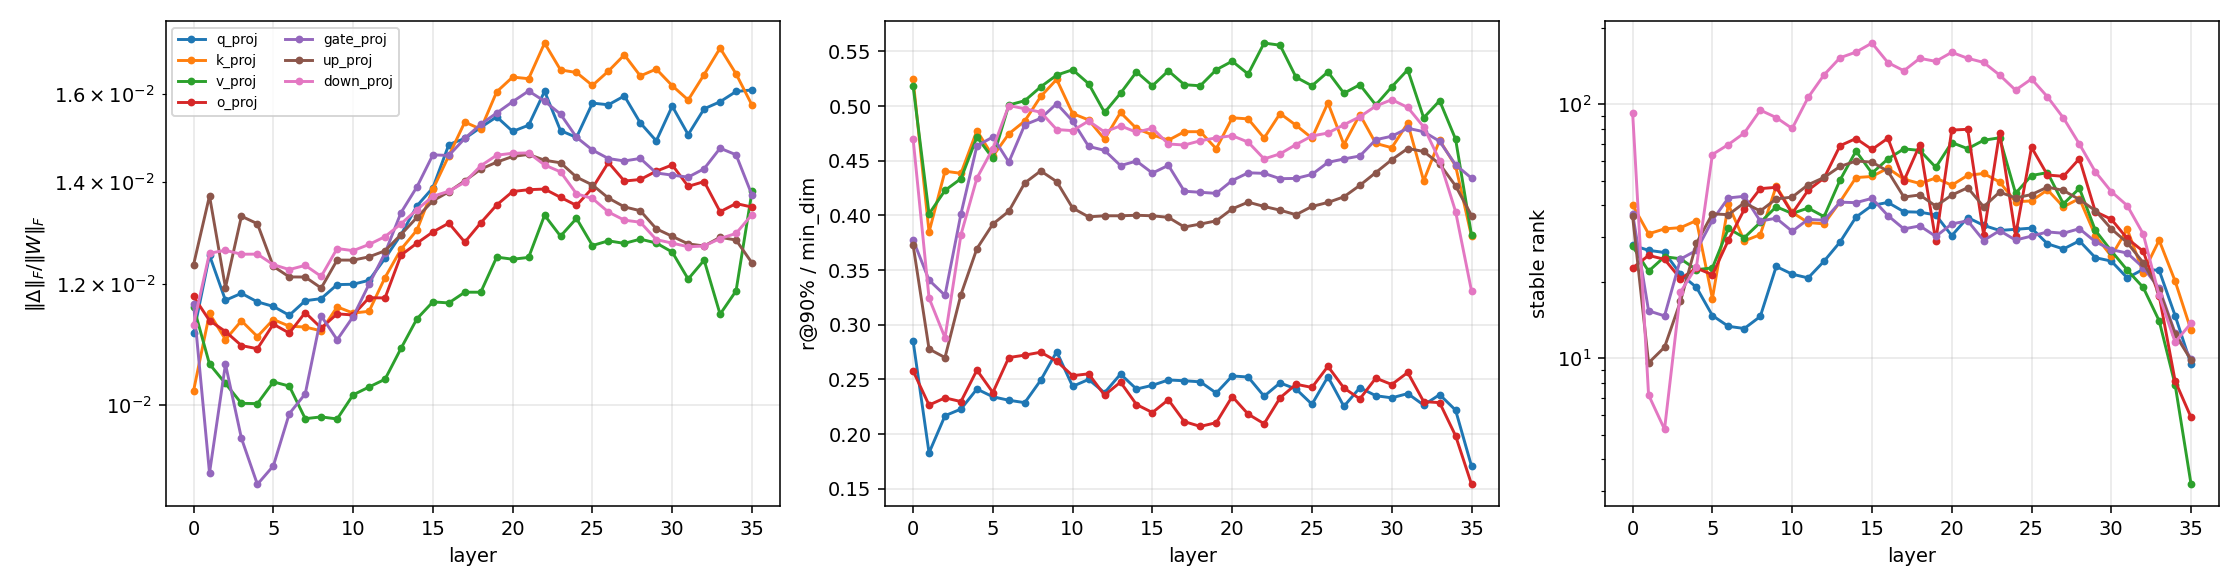

The script that saved this image:
#!/usr/bin/env python3
"""
Layer-wise weight-delta effective rank analysis.

    Delta = W_finetuned - W_base   (e.g. allenai/SERA-8B vs Qwen/Qwen3-8B)

Memory strategy (targets <= 16GB RAM):
  * safetensors mmap; exactly ONE tensor pair is materialized at a time.
  * svdvals() only -- no U/V unless --save-factors.
  * tall/wide matrices use streamed Gram accumulation:
        G = sum_blocks (dB^T dB)  ->  sigma = sqrt(eigvalsh(G))
    so embed_tokens / lm_head (151936x4096) never fully enter RAM.

Peak RSS is roughly:  2 * (block bytes) + min_dim^2 * 8   (~0.6 GB default)

Usage
-----
    pip install torch safetensors huggingface_hub numpy

    python delta_rank.py run \
        --base Qwen/Qwen3-8B \
        --ft   allenai/SERA-8B \
        --out  runs/sera8b

    python delta_rank.py report --out runs/sera8b

Disk: downloads both models (~16GB each) via the HF cache unless you pass
      --base-dir / --ft-dir pointing at already-downloaded snapshots.
"""

from __future__ import annotations

import argparse
import csv
import gc
import json
import os
import re
import sys
import time
from pathlib import Path

import numpy as np
import torch
from safetensors import safe_open

torch.set_grad_enabled(False)

LAYER_RE = re.compile(r"\.layers\.(\d+)\.")
ENERGIES = (0.5, 0.9, 0.95, 0.99)

CSV_FIELDS = [
    "name", "layer", "kind", "m", "n", "min_dim",
    "base_fro", "ft_fro", "delta_fro", "rel_fro",
    "spectral", "nuclear", "stable_rank", "erank_entropy",
    "r50", "r90", "r95", "r99", "numerical_rank",
    "sigma_max_ratio", "method", "sec",
]


# ------------------------------------------------------------------ IO ----

def resolve_model(repo_or_dir: str, revision: str | None = None) -> dict[str, str]:
    """Return {tensor_name -> local .safetensors path} without loading anything."""
    p = Path(repo_or_dir)
    if p.is_dir():
        idx = p / "model.safetensors.index.json"
        if idx.exists():
            wm = json.loads(idx.read_text())["weight_map"]
            return {k: str(p / v) for k, v in wm.items()}
        single = p / "model.safetensors"
        if single.exists():
            with safe_open(str(single), framework="pt") as f:
                return {k: str(single) for k in f.keys()}
        shards = sorted(p.glob("*.safetensors"))
        if not shards:
            raise FileNotFoundError(f"no safetensors in {p}")
        out = {}
        for s in shards:
            with safe_open(str(s), framework="pt") as f:
                for k in f.keys():
                    out[k] = str(s)
        return out

    from huggingface_hub import hf_hub_download
    from huggingface_hub.errors import EntryNotFoundError

    try:
        idx = hf_hub_download(repo_or_dir, "model.safetensors.index.json",
                              revision=revision)
        wm = json.loads(Path(idx).read_text())["weight_map"]
        shard_paths = {
            s: hf_hub_download(repo_or_dir, s, revision=revision)
            for s in sorted(set(wm.values()))
        }
        return {k: shard_paths[v] for k, v in wm.items()}
    except EntryNotFoundError:
        single = hf_hub_download(repo_or_dir, "model.safetensors", revision=revision)
        with safe_open(single, framework="pt") as f:
            return {k: single for k in f.keys()}


class Reader:
    """Lazy safetensors reader with cached (mmap-backed) file handles."""

    def __init__(self, name2path: dict[str, str]):
        self.name2path = name2path
        self._handles: dict[str, object] = {}

    def _h(self, name):
        path = self.name2path[name]
        h = self._handles.get(path)
        if h is None:
            h = safe_open(path, framework="pt")
            self._handles[path] = h
        return h

    def keys(self):
        return self.name2path.keys()

    def slice(self, name):
        return self._h(name).get_slice(name)

    def shape(self, name) -> tuple[int, ...]:
        return tuple(self.slice(name).get_shape())

    def tensor(self, name) -> torch.Tensor:
        return self._h(name).get_tensor(name)


# ------------------------------------------------------------- spectra ----

def sigmas_dense(rb: Reader, rf: Reader, name: str,
                 device: str, want_factors: int) -> tuple[torch.Tensor, dict]:
    """Load full delta, exact SVD. Cheap for <= ~64M elements."""
    Wb = rb.tensor(name).to(torch.float32)
    Wf = rf.tensor(name).to(torch.float32)
    base_fro = float(torch.linalg.norm(Wb))
    ft_fro = float(torch.linalg.norm(Wf))
    D = (Wf - Wb)
    del Wb, Wf
    gc.collect()

    if device != "cpu":
        D = D.to(device)

    extra = {}
    if want_factors:
        U, S, Vh = torch.linalg.svd(D, full_matrices=False)
        k = min(want_factors, S.numel())
        extra["U"] = U[:, :k].cpu().to(torch.float16).numpy()
        extra["S"] = S[:k].cpu().float().numpy()
        extra["Vh"] = Vh[:k].cpu().to(torch.float16).numpy()
        s = S.double().cpu()
        del U, S, Vh
    else:
        s = torch.linalg.svdvals(D).double().cpu()

    del D
    gc.collect()
    if device != "cpu":
        torch.cuda.empty_cache()
    return s, {"base_fro": base_fro, "ft_fro": ft_fro, **extra}


def sigmas_gram(rb: Reader, rf: Reader, name: str,
                block: int, device: str) -> tuple[torch.Tensor, dict]:
    """
    Streamed Gram accumulation -- never holds the whole matrix.

    Slices along the LONG axis so the accumulator is min_dim x min_dim.
    sigma_i = sqrt(lambda_i(G)).  fp64 accumulation keeps sigma accurate to
    ~1e-8 * sigma_max, far below anything that moves an energy threshold.
    """
    sb, sf = rb.slice(name), rf.slice(name)
    m, n = rb.shape(name)
    k = min(m, n)
    G = torch.zeros(k, k, dtype=torch.float64,
                    device=device if device != "cpu" else "cpu")
    base_fro2 = ft_fro2 = 0.0

    long_axis_rows = m >= n  # slice rows -> G = D^T D (n x n)
    L = m if long_axis_rows else n

    for i in range(0, L, block):
        j = min(i + block, L)
        if long_axis_rows:
            b = sb[i:j].to(torch.float32)
            f = sf[i:j].to(torch.float32)
        else:
            b = sb[:, i:j].to(torch.float32)
            f = sf[:, i:j].to(torch.float32)
        base_fro2 += float((b.double() ** 2).sum())
        ft_fro2 += float((f.double() ** 2).sum())
        d = (f - b).double()
        del b, f
        if device != "cpu":
            d = d.to(device)
        G += d.T @ d if long_axis_rows else d @ d.T
        del d

    ev = torch.linalg.eigvalsh(G).flip(0).clamp_min(0.0)
    del G
    gc.collect()
    if device != "cpu":
        torch.cuda.empty_cache()
    return ev.sqrt().cpu(), {"base_fro": base_fro2 ** 0.5, "ft_fro": ft_fro2 ** 0.5}


# ------------------------------------------------------------- metrics ----

def rank_metrics(s: torch.Tensor, m: int, n: int) -> dict:
    s = s.double()
    s = s[s > 0] if (s > 0).any() else s
    if s.numel() == 0:
        return {k: 0.0 for k in
                ("spectral", "nuclear", "stable_rank", "erank_entropy",
                 "r50", "r90", "r95", "r99", "numerical_rank",
                 "sigma_max_ratio", "delta_fro")}

    s2 = s * s
    total = s2.sum()
    cum = torch.cumsum(s2, 0) / total

    out = {}
    for e in ENERGIES:
        out[f"r{int(e * 100)}"] = int(torch.searchsorted(cum, e).item()) + 1

    # Roy & Vetterli effective rank: exp(H(p)), p_i = sigma_i / sum(sigma)
    p = s / s.sum()
    p = p[p > 0]
    out["erank_entropy"] = float(torch.exp(-(p * p.log()).sum()))

    out["spectral"] = float(s[0])
    out["nuclear"] = float(s.sum())
    out["delta_fro"] = float(total.sqrt())
    out["stable_rank"] = float(total / s2[0])          # ||A||_F^2 / ||A||_2^2

    tol = max(m, n) * float(torch.finfo(torch.float32).eps) * float(s[0])
    out["numerical_rank"] = int((s > tol).sum())
    out["sigma_max_ratio"] = float(s[0] / s[min(len(s) - 1, 0)]) if len(s) else 0.0
    out["sigma_max_ratio"] = float(s[0] / s[-1]) if s[-1] > 0 else float("inf")
    return out


def classify(name: str) -> str:
    for tag in ("q_proj", "k_proj", "v_proj", "o_proj",
                "gate_proj", "up_proj", "down_proj",
                "embed_tokens", "lm_head", "q_norm", "k_norm",
                "input_layernorm", "post_attention_layernorm", "norm"):
        if tag in name:
            return tag
    return "other"


def layer_of(name: str) -> int:
    mt = LAYER_RE.search(name)
    return int(mt.group(1)) if mt else -1


# ----------------------------------------------------------------- run ----

def cmd_run(a):
    out_dir = Path(a.out)
    (out_dir / "sigma").mkdir(parents=True, exist_ok=True)
    csv_path = out_dir / "results.csv"

    print("[*] resolving base ...", flush=True)
    rb = Reader(resolve_model(a.base_dir or a.base, a.base_rev))
    print("[*] resolving finetune ...", flush=True)
    rf = Reader(resolve_model(a.ft_dir or a.ft, a.ft_rev))

    common = sorted(set(rb.keys()) & set(rf.keys()),
                    key=lambda x: (layer_of(x), x))
    only_b = set(rb.keys()) - set(rf.keys())
    only_f = set(rf.keys()) - set(rb.keys())
    if only_b or only_f:
        print(f"[!] base-only: {sorted(only_b)[:5]}{'...' if len(only_b)>5 else ''}")
        print(f"[!] ft-only  : {sorted(only_f)[:5]}{'...' if len(only_f)>5 else ''}")

    done = set()
    if csv_path.exists() and a.resume:
        with csv_path.open() as f:
            done = {r["name"] for r in csv.DictReader(f)}
        print(f"[*] resume: {len(done)} already done")

    fh = csv_path.open("a" if done else "w", newline="")
    w = csv.DictWriter(fh, fieldnames=CSV_FIELDS)
    if not done:
        w.writeheader()

    skip_pat = re.compile(a.skip) if a.skip else None

    for idx, name in enumerate(common):
        if name in done:
            continue
        if skip_pat and skip_pat.search(name):
            continue
        if a.only and not re.search(a.only, name):
            continue

        shp_b, shp_f = rb.shape(name), rf.shape(name)
        if shp_b != shp_f:
            print(f"[!] shape mismatch, skip: {name} {shp_b} vs {shp_f}")
            continue

        t0 = time.time()
        row = {k: "" for k in CSV_FIELDS}
        row.update(name=name, layer=layer_of(name), kind=classify(name))

        # --- 1D params (RMSNorm gains): no SVD, just norms
        if len(shp_b) == 1:
            b = rb.tensor(name).to(torch.float64)
            f = rf.tensor(name).to(torch.float64)
            d = f - b
            row.update(m=shp_b[0], n=1, min_dim=1,
                       base_fro=float(b.norm()), ft_fro=float(f.norm()),
                       delta_fro=float(d.norm()),
                       rel_fro=float(d.norm() / (b.norm() + 1e-12)),
                       method="1d", sec=round(time.time() - t0, 2))
            w.writerow(row); fh.flush()
            print(f"[{idx+1}/{len(common)}] {name:60s} 1d rel={row['rel_fro']:.4e}")
            del b, f, d
            continue

        m, n = shp_b
        numel = m * n
        ratio = max(m, n) / min(m, n)
        use_gram = a.force_gram or numel > a.dense_max_numel or ratio > a.gram_ratio

        if use_gram:
            s, info = sigmas_gram(rb, rf, name, a.block, a.device)
            method = "gram"
            extra = {}
        else:
            s, info = sigmas_dense(rb, rf, name, a.device, a.save_factors)
            method = "svd"
            extra = {k: v for k, v in info.items() if k in ("U", "S", "Vh")}

        mets = rank_metrics(s, m, n)
        row.update(m=m, n=n, min_dim=min(m, n), method=method,
                   base_fro=info["base_fro"], ft_fro=info["ft_fro"],
                   rel_fro=mets["delta_fro"] / (info["base_fro"] + 1e-12),
                   sec=round(time.time() - t0, 2))
        row.update({k: mets[k] for k in
                    ("delta_fro", "spectral", "nuclear", "stable_rank",
                     "erank_entropy", "r50", "r90", "r95", "r99",
                     "numerical_rank", "sigma_max_ratio")})
        w.writerow(row); fh.flush()

        np.save(out_dir / "sigma" / f"{name}.npy", s.float().numpy())
        if extra:
            np.savez_compressed(out_dir / "sigma" / f"{name}.factors.npz", **extra)

        print(f"[{idx+1}/{len(common)}] {name:55s} {m}x{n} {method:4s} "
              f"rel={row['rel_fro']:.3e} r90={mets['r90']:4d}/{min(m,n)} "
              f"erank={mets['erank_entropy']:7.1f} sr={mets['stable_rank']:6.1f} "
              f"({row['sec']}s)")

        del s
        gc.collect()

    fh.close()
    print(f"\n[+] wrote {csv_path}")


# -------------------------------------------------------------- report ----

def cmd_report(a):
    out_dir = Path(a.out)
    rows = list(csv.DictReader((out_dir / "results.csv").open()))
    rows = [r for r in rows if r["method"] != "1d"]

    def fl(r, k):
        try:
            return float(r[k])
        except (ValueError, KeyError):
            return float("nan")

    kinds = ["q_proj", "k_proj", "v_proj", "o_proj",
             "gate_proj", "up_proj", "down_proj"]

    print("\n=== per-module-type summary (transformer blocks) ===")
    hdr = f"{'kind':<12}{'n':>4}{'min_dim':>9}{'rel_fro':>12}{'r90':>8}" \
          f"{'r90/d':>8}{'erank':>10}{'stable_r':>10}"
    print(hdr); print("-" * len(hdr))
    for k in kinds:
        sub = [r for r in rows if r["kind"] == k]
        if not sub:
            continue
        d = float(sub[0]["min_dim"])
        print(f"{k:<12}{len(sub):>4}{int(d):>9}"
              f"{np.mean([fl(r,'rel_fro') for r in sub]):>12.3e}"
              f"{np.mean([fl(r,'r90') for r in sub]):>8.1f}"
              f"{np.mean([fl(r,'r90') for r in sub])/d:>8.3f}"
              f"{np.mean([fl(r,'erank_entropy') for r in sub]):>10.1f}"
              f"{np.mean([fl(r,'stable_rank') for r in sub]):>10.2f}")

    print("\n=== per-layer (mean over the 7 projections) ===")
    hdr = f"{'layer':<7}{'rel_fro':>12}{'r90/d':>10}{'erank/d':>10}{'stable_r':>10}"
    print(hdr); print("-" * len(hdr))
    layers = sorted({int(r["layer"]) for r in rows if int(r["layer"]) >= 0})
    for L in layers:
        sub = [r for r in rows if int(r["layer"]) == L and r["kind"] in kinds]
        if not sub:
            continue
        print(f"{L:<7}"
              f"{np.mean([fl(r,'rel_fro') for r in sub]):>12.3e}"
              f"{np.mean([fl(r,'r90')/fl(r,'min_dim') for r in sub]):>10.3f}"
              f"{np.mean([fl(r,'erank_entropy')/fl(r,'min_dim') for r in sub]):>10.3f}"
              f"{np.mean([fl(r,'stable_rank') for r in sub]):>10.2f}")

    for r in rows:
        if r["kind"] in ("embed_tokens", "lm_head"):
            print(f"\n{r['kind']}: {r['m']}x{r['n']} rel_fro={fl(r,'rel_fro'):.3e} "
                  f"r90={r['r90']} erank={fl(r,'erank_entropy'):.1f} "
                  f"stable_rank={fl(r,'stable_rank'):.2f}")

    if a.plot:
        import matplotlib
        matplotlib.use("Agg")
        import matplotlib.pyplot as plt
        fig, ax = plt.subplots(1, 3, figsize=(16, 4.2))
        for k in kinds:
            sub = sorted([r for r in rows if r["kind"] == k],
                         key=lambda r: int(r["layer"]))
            if not sub:
                continue
            xs = [int(r["layer"]) for r in sub]
            ax[0].plot(xs, [fl(r, "rel_fro") for r in sub], label=k, marker=".")
            ax[1].plot(xs, [fl(r, "r90") / fl(r, "min_dim") for r in sub],
                       label=k, marker=".")
            ax[2].plot(xs, [fl(r, "stable_rank") for r in sub], label=k, marker=".")
        ax[0].set(xlabel="layer", ylabel=r"$\|\Delta\|_F/\|W\|_F$", yscale="log")
        ax[1].set(xlabel="layer", ylabel="r@90% / min_dim")
        ax[2].set(xlabel="layer", ylabel="stable rank", yscale="log")
        for x in ax:
            x.grid(alpha=.3)
        ax[0].legend(fontsize=7, ncol=2)
        fig.tight_layout()
        p = out_dir / "delta_rank.png"
        fig.savefig(p, dpi=140)
        print(f"\n[+] plot -> {p}")


# ------------------------------------------------------------------ cli ---

def main():
    ap = argparse.ArgumentParser(description=__doc__,
                                 formatter_class=argparse.RawDescriptionHelpFormatter)
    sub = ap.add_subparsers(dest="cmd", required=True)

    r = sub.add_parser("run")
    r.add_argument("--base", default="Qwen/Qwen3-8B")
    r.add_argument("--ft", default="allenai/SERA-8B")
    r.add_argument("--base-dir", default=None, help="local snapshot dir (skips download)")
    r.add_argument("--ft-dir", default=None)
    r.add_argument("--base-rev", default=None)
    r.add_argument("--ft-rev", default=None)
    r.add_argument("--out", default="runs/delta")
    r.add_argument("--device", default="cpu", help="cpu | cuda")
    r.add_argument("--block", type=int, default=8192,
                   help="rows/cols per streamed Gram block")
    r.add_argument("--dense-max-numel", type=int, default=64_000_000,
                   help="above this, use streamed Gram instead of dense SVD")
    r.add_argument("--gram-ratio", type=float, default=3.0,
                   help="max(m,n)/min(m,n) above this -> Gram path")
    r.add_argument("--force-gram", action="store_true")
    r.add_argument("--save-factors", type=int, default=0,
                   help="also dump top-K U,S,Vh (dense path only)")
    r.add_argument("--only", default=None, help="regex filter on tensor name")
    r.add_argument("--skip", default=None, help="regex to exclude")
    r.add_argument("--resume", action="store_true", default=True)
    r.set_defaults(func=cmd_run)

    p = sub.add_parser("report")
    p.add_argument("--out", default="runs/delta")
    p.add_argument("--plot", action="store_true")
    p.set_defaults(func=cmd_report)

    a = ap.parse_args()
    a.func(a)


if __name__ == "__main__":
    main()
